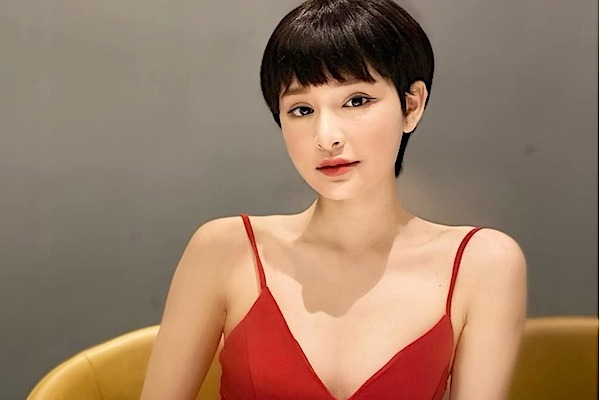
#> input picture Buổi_04_08_22 - smallquiz/hienho.jpeg, 600 x 400 px
$ python Convolution_cv2.py
#> lines starting #> are read from the running program, lines starting #| are printed output that depends on the picture
import cv2
import math
import matplotlib
import numpy as np

image = cv2.imread('hienho.jpeg',0)
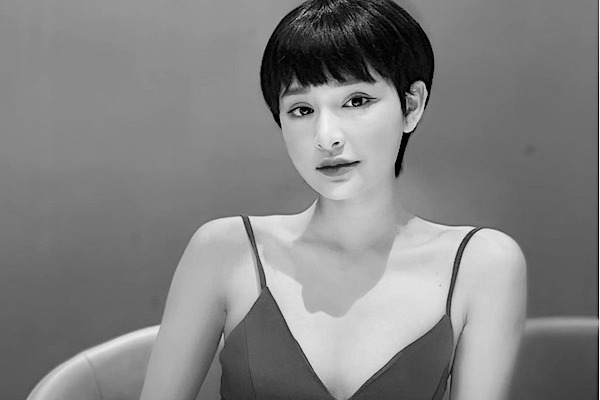
#> image: shape (400, 600); min 0, max 255, mean 130.5
image=cv2.resize(image,(800,700))
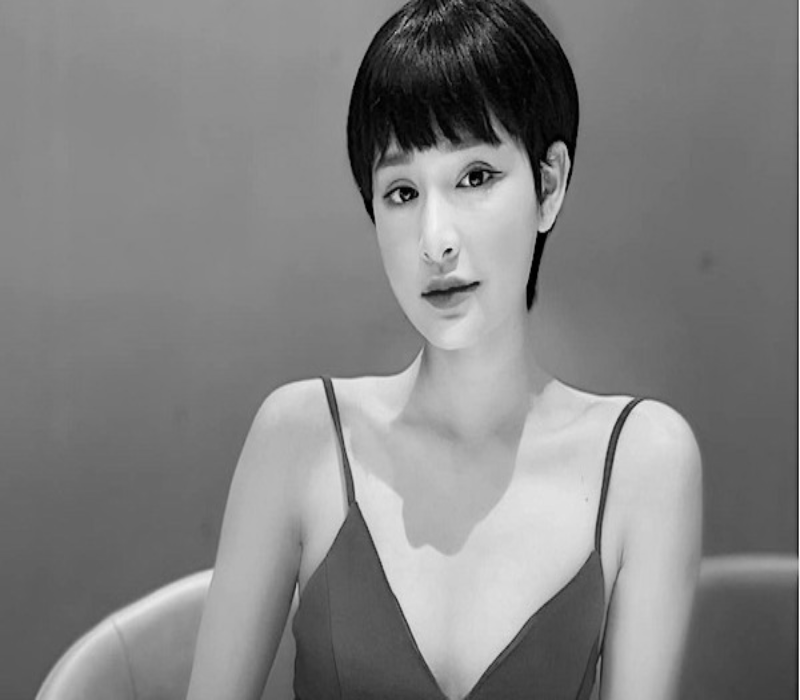
#> image: shape (700, 800); min 0, max 254, mean 130.5
filter1 = np.array([[1,2,1],[0,0,0],[-1,-2,-1]])
result1 = cv2.filter2D(image,-1,filter1)
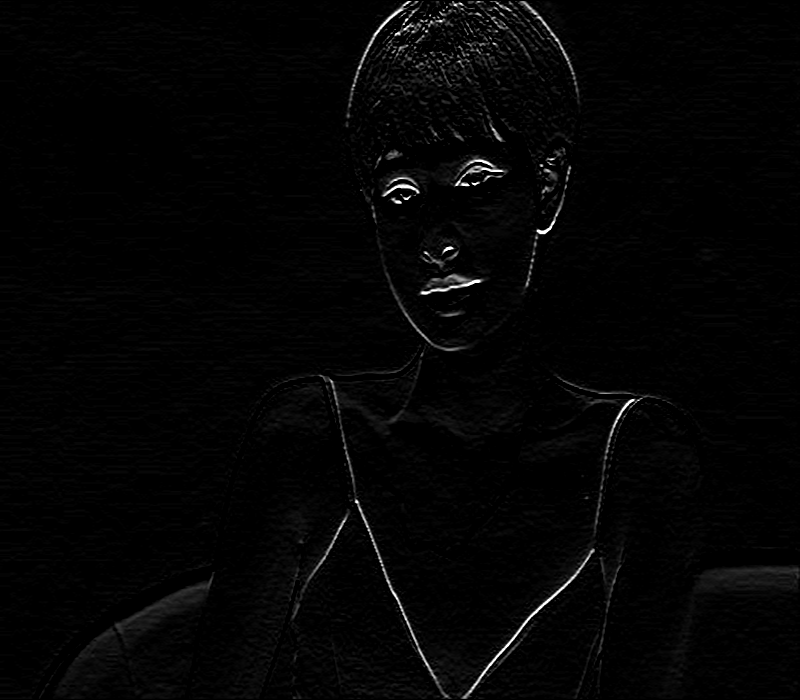
#> result1: shape (700, 800); min 0, max 255, mean 4.2
filter2 = np.array([[-1,-2,-1],[0,0,0],[1,2,1]])
result2=cv2.filter2D(image,-1,filter2)
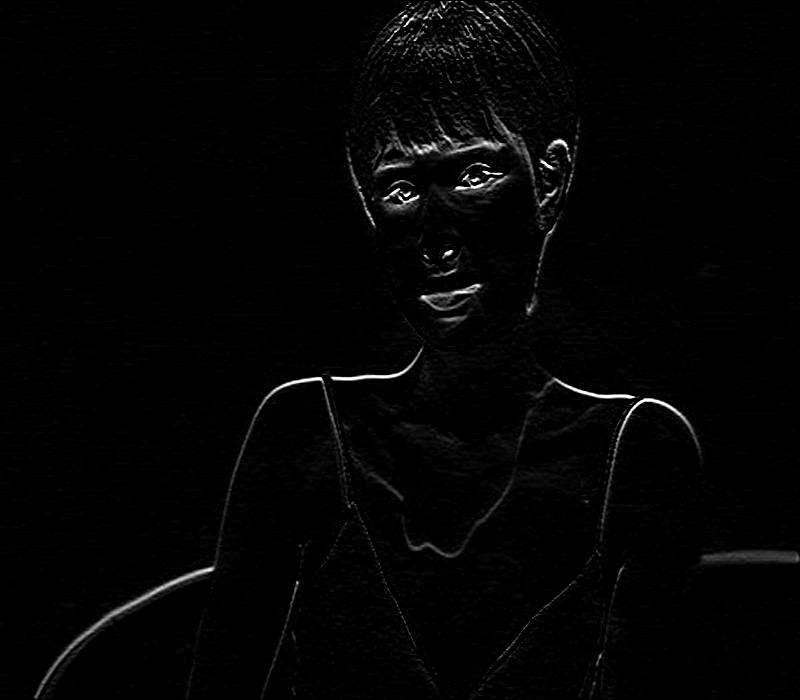
#> result2: shape (700, 800); min 0, max 255, mean 3.8
cv2.imshow('AnhGoc',image)
cv2.imshow('CoNhuKhongCo1',result1)
cv2.imshow('CoNhuKhongCo2',result2)
cv2.waitKey(0)
